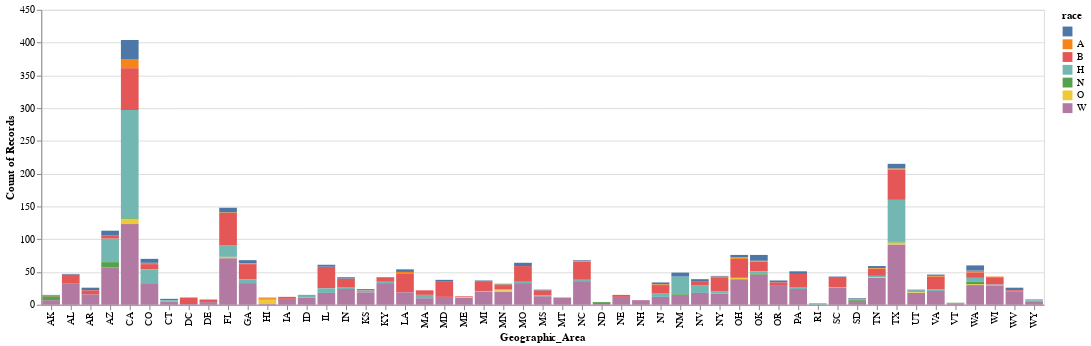

Source (notebook cell):
### Markdown cell above
Let's look at this variable via a histogram

### Code cell
alt.Chart(killings).mark_bar(
    cornerRadiusTopLeft=0,
    cornerRadiusTopRight=0
).encode(
    x='Geographic_Area:O',
    y='count():Q',
    color='race:N'
)

### Figure 1 — Vega-Lite specification as saved in the notebook (floating-point values rounded to 4 significant figures; data arrays with more than 128 entries replaced by an {"elided": "..."} marker saying what was removed)
{"config": {"view": {"continuousWidth": 400, "continuousHeight": 300}}, "data": {"name": "data-4142db717588e7a180550a20d63fdfd2"}, "mark": {"type": "bar", "cornerRadiusTopLeft": 0, "cornerRadiusTopRight": 0}, "encoding": {"color": {"type": "nominal", "field": "race"}, "x": {"type": "ordinal", "field": "Geographic_Area"}, "y": {"type": "quantitative", "aggregate": "count"}}, "$schema": "https://vega.github.io/schema/vega-lite/v4.8.1.json", "datasets": {"data-4142db717588e7a180550a20d63fdfd2": {"elided": "2458 records"}}}
